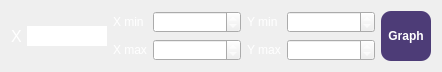
   <widget class="QWidget" name="layoutWidget">
    <property name="geometry">
     <rect>
      <x>10</x>
      <y>10</y>
      <width>431</width>
      <height>54</height>
     </rect>
    </property>
    <layout class="QGridLayout" name="gridLayout_2">
     <item row="0" column="1" rowspan="2">
      <widget class="QLineEdit" name="x_value">
       <property name="styleSheet">
        <string notr="true">QLineEdit
{
	border:none;
	background-color:rgb(255, 255,255);
	color:rgb(0,0,0);
	min-height:20px;
	max-height:20px;
	min-width:80px;
	max-width:80px;
}</string>
       </property>
       <property name="inputMethodHints">
        <set>Qt::ImhFormattedNumbersOnly</set>
       </property>
      </widget>
     </item>
     <item row="0" column="6" rowspan="2">
      <widget class="QPushButton" name="pushButton_Graph">
       <property name="font">
        <font>
         <weight>75</weight>
         <bold>true</bold>
        </font>
       </property>
       <property name="styleSheet">
        <string notr="true">QPushButton
{
	border:none;
	border-radius:10px;
	background-color:rgb(77, 60,119);
	color:rgb(255,255,255);
	min-height:50px;
	max-height:50px;
	min-width:50px;
	max-width:50px;
}</string>
       </property>
       <property name="text">
        <string>Graph</string>
       </property>
      </widget>
     </item>
     <item row="0" column="3">
      <widget class="QDoubleSpinBox" name="x_min">
       <property name="styleSheet">
        <string notr="true">color:rgb(255,255,255);</string>
       </property>
       <property name="minimum">
        <double>-1000000.000000000000000</double>
       </property>
       <property name="maximum">
        <double>1000000.000000000000000</double>
       </property>
      </widget>
     </item>
     <item row="1" column="4">
      <widget class="QLabel" name="label_4">
       <property name="styleSheet">
        <string notr="true">QLabel
{
	color:rgb(255,255,255);
}</string>
       </property>
       <property name="text">
        <string>Y max</string>
       </property>
      </widget>
     </item>
     <item row="0" column="2">
      <widget class="QLabel" name="label">
       <property name="styleSheet">
        <string notr="true">QLabel
{
	color:rgb(255,255,255);
}</string>
       </property>
       <property name="text">
        <string>X min</string>
       </property>
      </widget>
     </item>
     <item row="0" column="0" rowspan="2">
      <widget class="QLabel" name="label_X">
       <property name="font">
        <font>
         <pointsize>12</pointsize>
         <weight>50</weight>
         <bold>false</bold>
        </font>
       </property>
       <property name="styleSheet">
        <string notr="true">QLabel
{
	color:rgb(255,255,255);
	min-height:50px;
	max-height:50px;
	min-width:10px;
	max-width:10px;
}</string>
       </property>
       <property name="text">
        <string>X </string>
       </property>
      </widget>
     </item>
     <item row="1" column="2">
      <widget class="QLabel" name="label_2">
       <property name="styleSheet">
        <string notr="true">QLabel
{
	color:rgb(255,255,255);
}</string>
       </property>
       <property name="text">
        <string>X max</string>
       </property>
      </widget>
     </item>
     <item row="1" column="3">
      <widget class="QDoubleSpinBox" name="x_max">
       <property name="styleSheet">
        <string notr="true">color:rgb(255,255,255);</string>
       </property>
       <property name="minimum">
        <double>-1000000.000000000000000</double>
       </property>
       <property name="maximum">
        <double>1000000.000000000000000</double>
       </property>
      </widget>
     </item>
     <item row="0" column="5">
      <widget class="QDoubleSpinBox" name="y_min">
       <property name="styleSheet">
        <string notr="true">color:rgb(255,255,255);</string>
       </property>
       <property name="minimum">
        <double>-1000000.000000000000000</double>
       </property>
       <property name="maximum">
        <double>1000000.000000000000000</double>
       </property>
      </widget>
     </item>
     <item row="0" column="4">
      <widget class="QLabel" name="label_3">
       <property name="styleSheet">
        <string notr="true">QLabel
{
	color:rgb(255,255,255);
}</string>
       </property>
       <property name="text">
        <string>Y min</string>
       </property>
      </widget>
     </item>
     <item row="1" column="5">
      <widget class="QDoubleSpinBox" name="y_max">
       <property name="styleSheet">
        <string notr="true">color:rgb(255,255,255);</string>
       </property>
       <property name="minimum">
        <double>-1000000.000000000000000</double>
       </property>
       <property name="maximum">
        <double>1000000.000000000000000</double>
       </property>
      </widget>
     </item>
    </layout>
   </widget>
